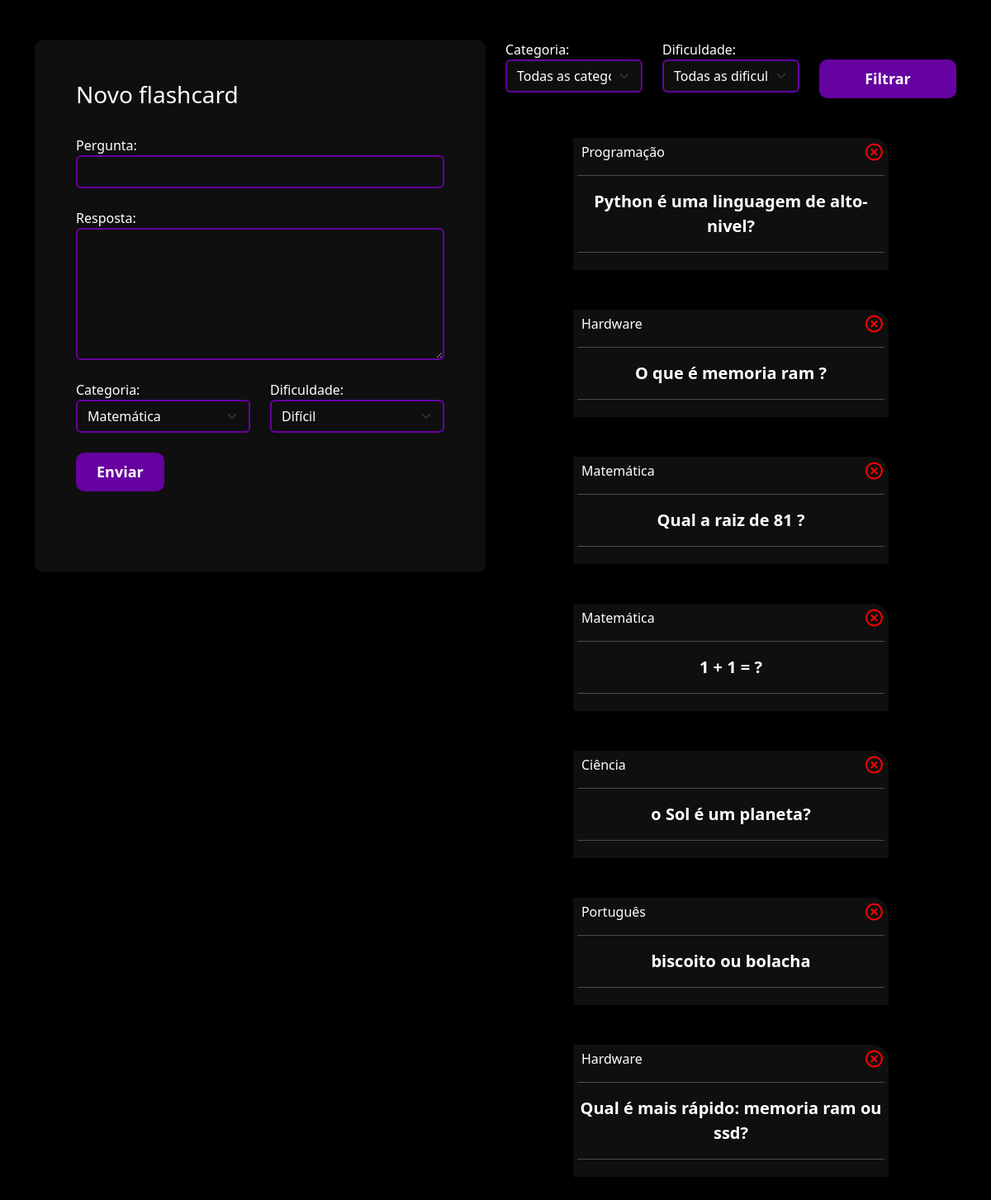
The app's page /flashcard/novo_flashcard/ (signed in) with its own data.
### flashcard/models.py (models this page shows, shortened)
class Flashcard(models.Model):
    DIFICULDADE_CHOICES = (('D', 'Difícil'), ('M', 'Médio'), ('F', 'Fácil'))
    user = models.ForeignKey(User, on_delete=models.DO_NOTHING)
    pergunta = models.CharField(max_length=200)
    resposta = models.TextField()
    categoria = models.ForeignKey(Categoria, on_delete=models.DO_NOTHING)
    dificuldade = models.CharField(max_length=1, choices=DIFICULDADE_CHOICES)

class Categoria(models.Model):
    nome = models.CharField(max_length=25)
    def __str__(self):
        return self.nome

### flashcard/views.py (the view, shortened to what this page needs)
# urls.py: path('novo_flashcard/', views.novo_flashcard, name="novo_flashcard"),
def novo_flashcard(req):
    if not req.user.is_authenticated:
        return redirect("/usuarios/logar")
    elif req.method == "GET":
        categoria = Categoria.objects.all()
        dificuldades = Flashcard.DIFICULDADE_CHOICES
        flashcards = Flashcard.objects.filter(user=req.user)
        categoria_filter = req.GET.get("categoria")
        dificuldade_filter = req.GET.get("dificuldade")
        if categoria_filter:
            flashcards = flashcards.filter(categoria__id=categoria_filter)
        if dificuldade_filter:
            flashcards = flashcards.filter(dificuldade=dificuldade_filter)
        return render(
            req,
            "novo_flashcard.html",
            {
                "categorias": categoria,
                "dificuldades": dificuldades,
                "flashcards": flashcards,
            },
        )

### flashcard/templates/novo_flashcard.html (shortened to what this page needs)
{% extends "base.html" %} {% load static %} {% block 'header' %}
<link href="{% static 'usuarios/css/cadastro.css' %}" rel="stylesheet" />
<link
  href="https://unpkg.com/boxicons@2.1.4/css/boxicons.min.css"
  rel="stylesheet"
/>
<link href="{% static 'flashcard/css/novo_flashcard.css' %}" rel="stylesheet" />
{% endblock 'header' %} {% block 'conteudo' %}
<div class="container">
  <br />
  <br />
  <div class="row">
    <div class="col-md">
      <div class="box-form">
        <form action="{% url 'novo_flashcard' %}" method="POST">
          <h3>Novo flashcard</h3>
          <br />
          <label>Pergunta:</label>
          <input type="text" class="form-control" name="pergunta" required />
          <br />
          <label>Resposta:</label>
          <textarea
            class="form-control"
            name="resposta"
            rows="6"
            required
          ></textarea>
          <br />
          <div class="row">
            <div class="col-md">
              <label for="">Categoria:</label>
              <select class="form-select" name="categoria">
                {% for categoria in categorias %}
                <option value="{{categoria.id}}">{{categoria}}</option>
                {% endfor %}
              </select>
            </div>
            <div class="col-md">
              <label for="">Dificuldade:</label>
              <select class="form-select" name="dificuldade">
                {% for dificuldade in dificuldades %}
                <option value="{{dificuldade.0}}">{{dificuldade.1}}</option>
                {% endfor %}
              </select>
            </div>
          </div>
          <br />
          <input type="submit" value="Enviar" class="btn-cadastro" />
          <br />
          <br />
          <br />
        </form>
      </div>
    </div>
    <div class="col-md">
      <form action="{% url 'novo_flashcard' %}" method="GET">
        <div class="row">
          <div class="col-md">
            <label for="">Categoria:</label>
            <select name="categoria" id="" class="form-select">
              <option value="">Todas as categorias:</option>
            </select>
          </div>
          <div class="col-md">
            <label for="">Dificuldade:</label>
            <select name="dificuldade" id="" class="form-select">
              <option value="">Todas as dificuldades:</option>
            </select>
          </div>
          <div class="col-md">
            <br />
            <input
              type="submit"
              style="width: 100%"
              value="Filtrar"
              class="btn-cadastro"
            />
          </div>
        </div>
      </form>
      <br />
      <br />
      {% for flash in flashcards %}
      <div class="box-new-flashcard" onclick="flip_card({{flash.id}})">
        <div class="flashcard">
          <div class="flashcard-categoria">{{flash.categoria}}</div>
          <a href="{% url 'delete_flashcard' flash.id %}"
            ><i class="icone-exit bx bx-x-circle"></i
          ></a>
          <hr />
          <div class="flashcard-box-item">
            <p class="flashcard-item">{{flash.pergunta}}</p>
          </div>
          <hr />
        </div>
      </div>
      <br />
      <br />
      {% endfor %}
    </div>
  </div>
</div>
{% endblock 'conteudo' %}

### templates/static/geral/css/base.css (style rules this page uses)
:root { --color-0: #000; --color-1: #0f0f0f; --color-2: rgb(77, 22, 109); --color-3: #6602a0; --color-4: #004aac; }
body { background-color: var(--color-0); color: white }

### templates/static/usuarios/css/cadastro.css (style rules this page uses)
* { margin: 0; padding: 0; }
.box-form { padding: 50px; background-color: var(--color-1); color: white; border-radius: 10px; display: flexbox; }
.btn-cadastro { padding: 10px; background-color: var(--color-3); border: none; border-radius: 10px; color: #fff; font-size: 18px; font-weight: bold; padding-left: 25px; padding-right: 25px; align-items: center; justify-content: center; transition: all 0.2s ease-in-out; }
.btn-cadastro::after, .btn-cadastro:hover { background-color: var(--color-2); transform: scale(1.1); }
.form-control { background-color: var(--color-1); border: 2px solid var(--color-3); color: #fff; }
.form-select { background-color: var(--color-1); border: 2px solid var(--color-3); color: #fff; }

### templates/static/flashcard/css/novo_flashcard.css (style rules this page uses)
.box-new-flashcard { width: 70%; margin: auto; }
.flashcard { background-color: var(--color-1); padding: 5px; border-radius: 0 20px 0 0; }
.flashcard-box-item { text-align: center; }
.flashcard p { font-size: 20px; font-weight: bold; cursor: pointer; }
.flashcard-categoria { background-color: var(--color-1); display: inline; padding: 5px; }
.icone-exit { float: right; font-size: 25px; color: red; }
.form-control { background-color: var(--color-1); border: 2px solid var(--color-3); color: #fff; }
.form-select { background-color: var(--color-1); border: 2px solid var(--color-3); color: #fff; }

### records on screen
Flashcard: categoria "Programação", pergunta "Python é uma linguagem de alto-nivel?"
Flashcard: categoria "Hardware", pergunta "O que é memoria ram ?"
Flashcard: categoria "Matemática", pergunta "Qual a raiz de 81 ?"
Flashcard: categoria "Matemática", pergunta "1 + 1 = ?"
Flashcard: categoria "Ciência", pergunta "o Sol é um planeta?"
Flashcard: categoria "Português", pergunta "biscoito ou bolacha"
Flashcard: categoria "Hardware", pergunta "Qual é mais rápido: memoria ram ou ssd?"

### other values on screen
form field categoria "Matemática"
form field dificuldade "Difícil"
